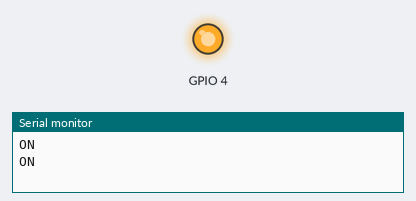
A sketch run on a simulated ESP8266 (NodeMCU). Shown: output pins drawn as LEDs (lit = HIGH), the last lines printed to the serial monitor. WiFi joins after 1.5 s; servers stay silent unless stated; uploads are accepted with an empty reply.

Above: at 0.1 s.
At 9.6 s:
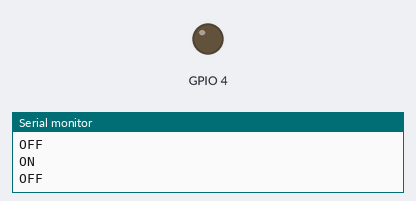
Timing chart, 0 to 11.1 s (numbered marks = the images above):
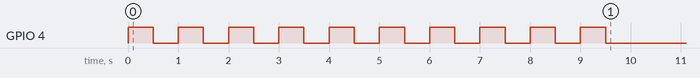

The sketch:

arduinoSendLogExample.ino
```cpp
#include <Arduino.h>
#include <ESP8266WiFi.h>
#include <ESP8266WiFiMulti.h>
#include <ESP8266HTTPClient.h>
#include <WiFiClient.h>


// 인터넷 연결 설정
const char* ssid = "wifi-test";
const char* password = "19950620";
const char* baseUrl = "http://ping2.doky.space";


void setup() {

  // 시리얼 통신 설정
  Serial.begin(115200);
  Serial.print("ON\n");
  pinMode(4, OUTPUT);

  for(int i=0; i<10; i++) {

    Serial.print("ON\n");
    digitalWrite(4, HIGH);
    delay(500);

    Serial.println("OFF\n");
    digitalWrite(4, LOW);
    delay(500);

  }


  delay(30000);


  // 와이파이 연결
  connectToWifi(ssid, password);
  delay(3000);

  // 통신 연결
  HTTPClient client = createClient(baseUrl);

  // 로그 보내기
  for(int i=0 ; i < 5; i++) {
    sendLog(&client, "test-arr", 1024);
    delay(1000);
  }

  // 연결 종료
  closeClient(&client);
}


void loop() {
  // 아무것도 안함
}


//////////////////////////////////////////////////////
//////////////////////////////////////////////////////
//////////////////////////////////////////////////////


void connectToWifi(const char* ssid, const char* password) {
  Serial.println();
  Serial.print("CONNECTING TO ");
  Serial.println(ssid);

  // 와이파이 이름과 비밀번호를 통해 WIFI연결을 시작하겠다 // WL_CONNECTED라는 값을 돌려준다
  WiFi.begin(ssid, password);

  // 네트워크의 연결 상태, 8개의 리턴값 / STATUS와 WL_CONNECTED 값이 같은지를 통해 제대로 연결이 되있는지를 확인할 수 있다
  while(WiFi.status() != WL_CONNECTED){
    delay(500);
    Serial.print(".");
  }
  Serial.println();
  Serial.println("Wifi connected!");
}

HTTPClient createClient(const char* url) {
  WiFiClient client;
  HTTPClient http;

  Serial.printf("[createClient] begin... %s\n", url);
  http.begin(client, url);

  return http;
}

void closeClient(HTTPClient* client) {
  Serial.print("[closeClient] end\n");
  client->end();
}

void sendLog(HTTPClient* client, const char* name, int value) {
  Serial.print("[sendLog] POST... number value\n");
  String body = "{\"name\": \"" + String(name) + "\", \"log\": " + value + "}";
  sendLogPOST(client, body.c_str());
}

void sendLog(HTTPClient* client, const char* name, const char* value) {
  Serial.print("[sendLog] POST... string value\n");
  String body = "{\"name\": \"" + String(name) + "\", \"log\": " + value + "}";
  sendLogPOST(client, body.c_str());
}

void sendLogPOST(HTTPClient* client, const char* body) {
  // start connection and send HTTP header
  client->addHeader("Content-Type", "application/json");
  int httpCode = client->POST(body);

  // httpCode will be negative on error
  if (httpCode > 0) {
    // HTTP header has been send and Server response header has been handled
    Serial.printf("[sendLog] POST... code: %d\n", httpCode);

    // file found at server
    if (httpCode == HTTP_CODE_OK || httpCode == HTTP_CODE_MOVED_PERMANENTLY) {
      String payload = client->getString();
      Serial.println(payload);
    }
  } else {
    Serial.printf("[sendLog] POST... failed, %d error: %s\n", httpCode, client->errorToString(httpCode).c_str());
  }
}
```
